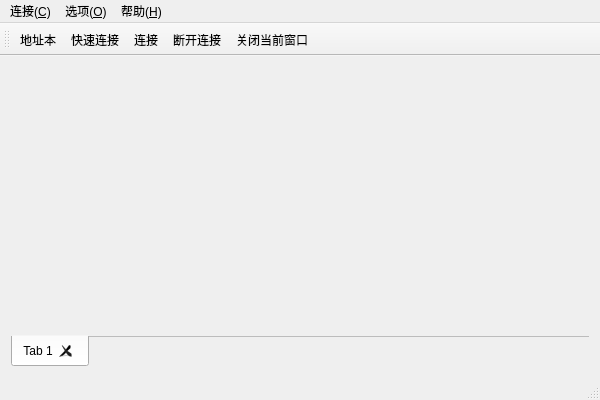
<?xml version="1.0" encoding="UTF-8"?>
<ui version="4.0">
 <class>MainWindowClass</class>
 <widget class="QMainWindow" name="MainWindowClass">
  <property name="geometry">
   <rect>
    <x>0</x>
    <y>0</y>
    <width>600</width>
    <height>400</height>
   </rect>
  </property>
  <property name="windowTitle">
   <string>综合通信平台远程控制系统</string>
  </property>
  <property name="windowIcon">
   <iconset resource="zpmain.qrc">
    <normaloff>:/images/console.png</normaloff>:/images/console.png</iconset>
  </property>
  <property name="documentMode">
   <bool>false</bool>
  </property>
  <widget class="QWidget" name="centralWidget">
   <layout class="QGridLayout" name="gridLayout">
    <item row="0" column="0">
     <widget class="QTabWidget" name="tabwindow">
      <property name="tabPosition">
       <enum>QTabWidget::South</enum>
      </property>
      <property name="tabShape">
       <enum>QTabWidget::Rounded</enum>
      </property>
      <property name="currentIndex">
       <number>0</number>
      </property>
      <property name="elideMode">
       <enum>Qt::ElideNone</enum>
      </property>
      <property name="documentMode">
       <bool>true</bool>
      </property>
      <property name="tabsClosable">
       <bool>true</bool>
      </property>
      <widget class="tabhost" name="tab">
       <attribute name="icon">
        <iconset resource="zpmain.qrc">
         <normaloff>:/images/tablogo.png</normaloff>:/images/tablogo.png</iconset>
       </attribute>
       <attribute name="title">
        <string>Tab 1</string>
       </attribute>
      </widget>
     </widget>
    </item>
   </layout>
  </widget>
  <widget class="QMenuBar" name="menuBar">
   <property name="geometry">
    <rect>
     <x>0</x>
     <y>0</y>
     <width>600</width>
     <height>27</height>
    </rect>
   </property>
   <widget class="QMenu" name="menu_C">
    <property name="title">
     <string>连接(&amp;C)</string>
    </property>
    <addaction name="OpenAdressBook"/>
    <addaction name="QuickConn"/>
    <addaction name="Connect"/>
    <addaction name="Disconnect"/>
    <addaction name="CloseTab"/>
    <addaction name="separator"/>
    <addaction name="quitapp"/>
   </widget>
   <widget class="QMenu" name="menu_O">
    <property name="title">
     <string>选项(&amp;O)</string>
    </property>
   </widget>
   <widget class="QMenu" name="menu_H">
    <property name="title">
     <string>帮助(&amp;H)</string>
    </property>
    <addaction name="aboutme"/>
   </widget>
   <addaction name="menu_C"/>
   <addaction name="menu_O"/>
   <addaction name="menu_H"/>
  </widget>
  <widget class="QToolBar" name="mainToolBar">
   <property name="windowTitle">
    <string>工具条</string>
   </property>
   <attribute name="toolBarArea">
    <enum>TopToolBarArea</enum>
   </attribute>
   <attribute name="toolBarBreak">
    <bool>false</bool>
   </attribute>
   <addaction name="OpenAdressBook"/>
   <addaction name="QuickConn"/>
   <addaction name="Connect"/>
   <addaction name="Disconnect"/>
   <addaction name="CloseTab"/>
  </widget>
  <widget class="QStatusBar" name="statusbar"/>
  <action name="OpenAdressBook">
   <property name="icon">
    <iconset resource="zpmain.qrc">
     <normaloff>:/images/netadd.png</normaloff>:/images/netadd.png</iconset>
   </property>
   <property name="text">
    <string>地址本</string>
   </property>
  </action>
  <action name="QuickConn">
   <property name="icon">
    <iconset resource="zpmain.qrc">
     <normaloff>:/images/qkconn.png</normaloff>:/images/qkconn.png</iconset>
   </property>
   <property name="text">
    <string>快速连接</string>
   </property>
  </action>
  <action name="Connect">
   <property name="icon">
    <iconset resource="zpmain.qrc">
     <normaloff>:/images/connect.png</normaloff>:/images/connect.png</iconset>
   </property>
   <property name="text">
    <string>连接...</string>
   </property>
  </action>
  <action name="Disconnect">
   <property name="icon">
    <iconset resource="zpmain.qrc">
     <normaloff>:/images/disconnect.png</normaloff>:/images/disconnect.png</iconset>
   </property>
   <property name="text">
    <string>断开连接</string>
   </property>
  </action>
  <action name="CloseTab">
   <property name="icon">
    <iconset resource="zpmain.qrc">
     <normaloff>:/images/closeTab.png</normaloff>:/images/closeTab.png</iconset>
   </property>
   <property name="text">
    <string>关闭当前窗口</string>
   </property>
   <property name="shortcut">
    <string>Ctrl+W</string>
   </property>
  </action>
  <action name="quitapp">
   <property name="text">
    <string>退出</string>
   </property>
   <property name="shortcut">
    <string>Ctrl+Q</string>
   </property>
  </action>
  <action name="aboutme">
   <property name="text">
    <string>关于</string>
   </property>
  </action>
 </widget>
 <layoutdefault spacing="6" margin="11"/>
 <customwidgets>
  <customwidget>
   <class>tabhost</class>
   <extends>QWidget</extends>
   <header>tabhost.h</header>
   <container>1</container>
  </customwidget>
 </customwidgets>
 <resources>
  <include location="zpmain.qrc"/>
 </resources>
 <connections>
  <connection>
   <sender>quitapp</sender>
   <signal>triggered()</signal>
   <receiver>MainWindowClass</receiver>
   <slot>close()</slot>
   <hints>
    <hint type="sourcelabel">
     <x>-1</x>
     <y>-1</y>
    </hint>
    <hint type="destinationlabel">
     <x>299</x>
     <y>199</y>
    </hint>
   </hints>
  </connection>
  <connection>
   <sender>aboutme</sender>
   <signal>triggered()</signal>
   <receiver>MainWindowClass</receiver>
   <slot>aboutme()</slot>
   <hints>
    <hint type="sourcelabel">
     <x>-1</x>
     <y>-1</y>
    </hint>
    <hint type="destinationlabel">
     <x>299</x>
     <y>199</y>
    </hint>
   </hints>
  </connection>
  <connection>
   <sender>OpenAdressBook</sender>
   <signal>triggered()</signal>
   <receiver>MainWindowClass</receiver>
   <slot>showaddrbkdlg()</slot>
   <hints>
    <hint type="sourcelabel">
     <x>-1</x>
     <y>-1</y>
    </hint>
    <hint type="destinationlabel">
     <x>299</x>
     <y>199</y>
    </hint>
   </hints>
  </connection>
  <connection>
   <sender>QuickConn</sender>
   <signal>triggered()</signal>
   <receiver>MainWindowClass</receiver>
   <slot>showquickconndlg()</slot>
   <hints>
    <hint type="sourcelabel">
     <x>-1</x>
     <y>-1</y>
    </hint>
    <hint type="destinationlabel">
     <x>299</x>
     <y>199</y>
    </hint>
   </hints>
  </connection>
 </connections>
 <slots>
  <slot>aboutme()</slot>
  <slot>showaddrbkdlg()</slot>
  <slot>showquickconndlg()</slot>
 </slots>
</ui>
